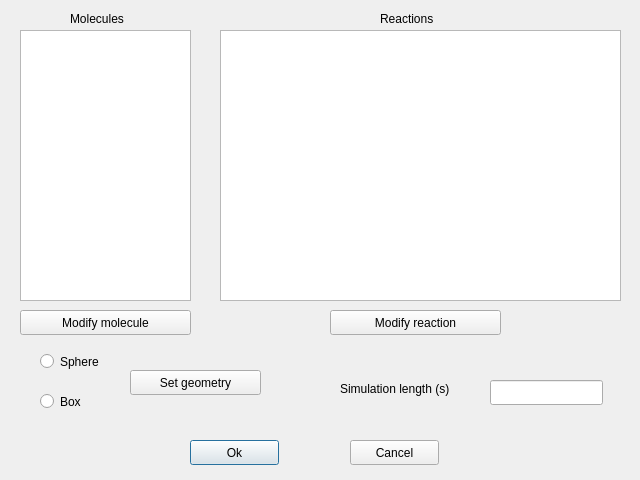
<?xml version="1.0" encoding="UTF-8"?>
<ui version="4.0">
 <class>ModifyParm</class>
 <widget class="QDialog" name="ModifyParm">
  <property name="geometry">
   <rect>
    <x>0</x>
    <y>0</y>
    <width>640</width>
    <height>480</height>
   </rect>
  </property>
  <property name="windowTitle">
   <string>Modify Parameters</string>
  </property>
  <widget class="QListWidget" name="listWidgetMoleculesNerdss">
   <property name="geometry">
    <rect>
     <x>20</x>
     <y>30</y>
     <width>171</width>
     <height>271</height>
    </rect>
   </property>
  </widget>
  <widget class="QListWidget" name="listWidgetReactionsNerdss">
   <property name="geometry">
    <rect>
     <x>220</x>
     <y>30</y>
     <width>401</width>
     <height>271</height>
    </rect>
   </property>
  </widget>
  <widget class="QLabel" name="label">
   <property name="geometry">
    <rect>
     <x>70</x>
     <y>10</y>
     <width>81</width>
     <height>17</height>
    </rect>
   </property>
   <property name="text">
    <string>Molecules</string>
   </property>
  </widget>
  <widget class="QLabel" name="label_2">
   <property name="geometry">
    <rect>
     <x>380</x>
     <y>10</y>
     <width>81</width>
     <height>17</height>
    </rect>
   </property>
   <property name="text">
    <string>Reactions</string>
   </property>
  </widget>
  <widget class="QRadioButton" name="radioButtonSphere">
   <property name="geometry">
    <rect>
     <x>40</x>
     <y>350</y>
     <width>112</width>
     <height>23</height>
    </rect>
   </property>
   <property name="text">
    <string>Sphere</string>
   </property>
  </widget>
  <widget class="QRadioButton" name="radioButtonBox">
   <property name="geometry">
    <rect>
     <x>40</x>
     <y>390</y>
     <width>112</width>
     <height>23</height>
    </rect>
   </property>
   <property name="text">
    <string>Box</string>
   </property>
  </widget>
  <widget class="QPushButton" name="pushButtonOkModifyParm">
   <property name="geometry">
    <rect>
     <x>190</x>
     <y>440</y>
     <width>89</width>
     <height>25</height>
    </rect>
   </property>
   <property name="text">
    <string>Ok</string>
   </property>
  </widget>
  <widget class="QPushButton" name="pushButtonCancelModifyParm">
   <property name="geometry">
    <rect>
     <x>350</x>
     <y>440</y>
     <width>89</width>
     <height>25</height>
    </rect>
   </property>
   <property name="text">
    <string>Cancel</string>
   </property>
  </widget>
  <widget class="QPushButton" name="pushButtonSetGeometry">
   <property name="geometry">
    <rect>
     <x>130</x>
     <y>370</y>
     <width>131</width>
     <height>25</height>
    </rect>
   </property>
   <property name="text">
    <string>Set geometry</string>
   </property>
  </widget>
  <widget class="QPushButton" name="pushButtonModifyMol">
   <property name="geometry">
    <rect>
     <x>20</x>
     <y>310</y>
     <width>171</width>
     <height>25</height>
    </rect>
   </property>
   <property name="text">
    <string>Modify molecule</string>
   </property>
  </widget>
  <widget class="QPushButton" name="pushButtonModifyReaction">
   <property name="geometry">
    <rect>
     <x>330</x>
     <y>310</y>
     <width>171</width>
     <height>25</height>
    </rect>
   </property>
   <property name="text">
    <string>Modify reaction</string>
   </property>
  </widget>
  <widget class="QLabel" name="label_3">
   <property name="geometry">
    <rect>
     <x>340</x>
     <y>380</y>
     <width>161</width>
     <height>17</height>
    </rect>
   </property>
   <property name="text">
    <string>Simulation length (s)</string>
   </property>
  </widget>
  <widget class="QLineEdit" name="lineEditTime">
   <property name="geometry">
    <rect>
     <x>490</x>
     <y>380</y>
     <width>113</width>
     <height>25</height>
    </rect>
   </property>
  </widget>
 </widget>
 <resources/>
 <connections/>
</ui>
